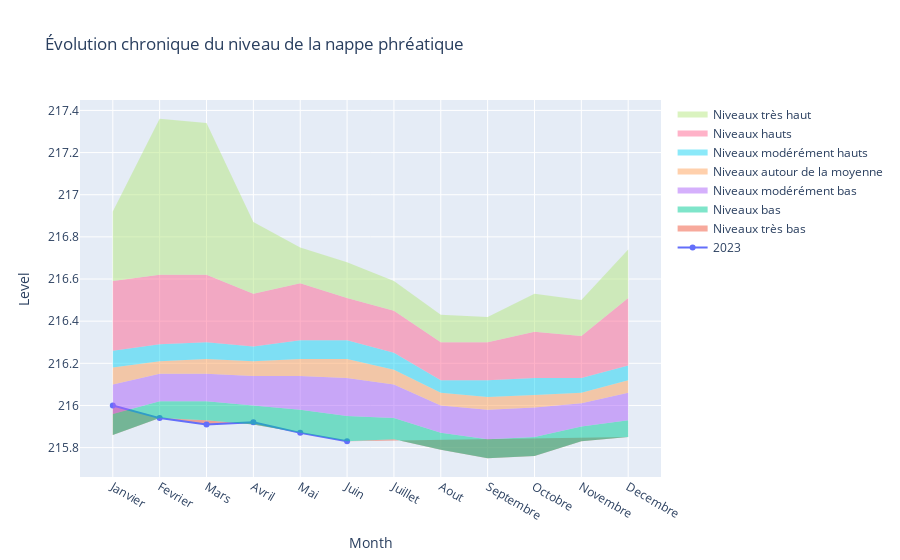

This figure's notebook cell:
### Code cell
import plotly.graph_objs as go
import numpy as np

fig = go.Figure()
fig.update_layout(
    title="Évolution chronique du niveau de la nappe phréatique",
    xaxis_title="Month",
    yaxis_title="Level",
    xaxis_type='category',
)
for x in finalData :
    fig.add_trace(go.Scatter(name=x,x=[i for i in finalData[x]],y=[finalData[x][i] for i in finalData[x]]))
fig.update()


for x in dict(reversed(list(month_by_level.items()))) :
    fig.add_trace(go.Scatter(name=x,x=[i[0].upper()+i[1:] for i in month_by_level[x]],y=[month_by_level[x][i] for i in month_by_level[x]], hoverinfo='x+y',fill='tonexty',mode='none'))
fig.update()
fig.show()

### Figure 1 — Plotly figure (JSON) as saved in the notebook; plotly's stock layout.template omitted (floating-point values rounded to 4 significant figures)
{"data": [{"name": "2023", "x": ["Janvier", "Fevrier", "Mars", "Avril", "Mai", "Juin", "Juillet", "Aout", "Septembre", "Octobre", "Novembre", "Decembre"], "y": [216.0, 215.9, 215.9, 215.9, 215.9, 215.8, null, null, null, null, null, null], "type": "scatter"}, {"fill": "tonexty", "hoverinfo": "x+y", "mode": "none", "name": "Niveaux très bas", "x": ["Janvier", "Fevrier", "Mars", "Avril", "Mai", "Juin", "Juillet", "Aout", "Septembre", "Octobre", "Novembre", "Decembre"], "y": [215.9, 215.9, 215.9, 215.9, 215.9, 215.8, 215.8, 215.8, 215.8, 215.8, 215.8, 215.8], "type": "scatter"}, {"fill": "tonexty", "hoverinfo": "x+y", "mode": "none", "name": "Niveaux bas", "x": ["Janvier", "Fevrier", "Mars", "Avril", "Mai", "Juin", "Juillet", "Aout", "Septembre", "Octobre", "Novembre", "Decembre"], "y": [216.0, 216.0, 216.0, 216.0, 216.0, 215.9, 215.9, 215.9, 215.8, 215.8, 215.9, 215.9], "type": "scatter"}, {"fill": "tonexty", "hoverinfo": "x+y", "mode": "none", "name": "Niveaux modérément bas", "x": ["Janvier", "Fevrier", "Mars", "Avril", "Mai", "Juin", "Juillet", "Aout", "Septembre", "Octobre", "Novembre", "Decembre"], "y": [216.1, 216.2, 216.2, 216.1, 216.1, 216.1, 216.1, 216.0, 216.0, 216.0, 216.0, 216.1], "type": "scatter"}, {"fill": "tonexty", "hoverinfo": "x+y", "mode": "none", "name": "Niveaux autour de la moyenne", "x": ["Janvier", "Fevrier", "Mars", "Avril", "Mai", "Juin", "Juillet", "Aout", "Septembre", "Octobre", "Novembre", "Decembre"], "y": [216.2, 216.2, 216.2, 216.2, 216.2, 216.2, 216.2, 216.1, 216.0, 216.1, 216.1, 216.1], "type": "scatter"}, {"fill": "tonexty", "hoverinfo": "x+y", "mode": "none", "name": "Niveaux modérément hauts", "x": ["Janvier", "Fevrier", "Mars", "Avril", "Mai", "Juin", "Juillet", "Aout", "Septembre", "Octobre", "Novembre", "Decembre"], "y": [216.3, 216.3, 216.3, 216.3, 216.3, 216.3, 216.2, 216.1, 216.1, 216.1, 216.1, 216.2], "type": "scatter"}, {"fill": "tonexty", "hoverinfo": "x+y", "mode": "none", "name": "Niveaux hauts", "x": ["Janvier", "Fevrier", "Mars", "Avril", "Mai", "Juin", "Juillet", "Aout", "Septembre", "Octobre", "Novembre", "Decembre"], "y": [216.6, 216.6, 216.6, 216.5, 216.6, 216.5, 216.4, 216.3, 216.3, 216.3, 216.3, 216.5], "type": "scatter"}, {"fill": "tonexty", "hoverinfo": "x+y", "mode": "none", "name": "Niveaux très haut", "x": ["Janvier", "Fevrier", "Mars", "Avril", "Mai", "Juin", "Juillet", "Aout", "Septembre", "Octobre", "Novembre", "Decembre"], "y": [216.9, 217.4, 217.3, 216.9, 216.8, 216.7, 216.6, 216.4, 216.4, 216.5, 216.5, 216.7], "type": "scatter"}], "layout": {"xaxis": {"title": {"text": "Month"}, "type": "category"}, "title": {"text": "Évolution chronique du niveau de la nappe phréatique"}, "yaxis": {"title": {"text": "Level"}}}}
